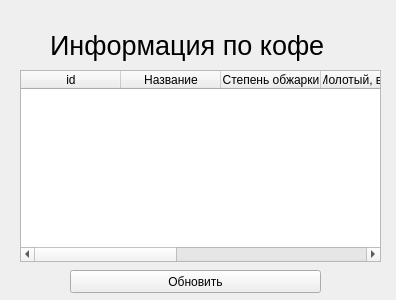
<?xml version="1.0" encoding="UTF-8"?>
<ui version="4.0">
 <class>Form</class>
 <widget class="QWidget" name="Form">
  <property name="geometry">
   <rect>
    <x>0</x>
    <y>0</y>
    <width>396</width>
    <height>300</height>
   </rect>
  </property>
  <property name="windowTitle">
   <string>Form</string>
  </property>
  <widget class="QPushButton" name="pushButton">
   <property name="geometry">
    <rect>
     <x>70</x>
     <y>270</y>
     <width>251</width>
     <height>23</height>
    </rect>
   </property>
   <property name="text">
    <string>Обновить</string>
   </property>
  </widget>
  <widget class="QLabel" name="label">
   <property name="geometry">
    <rect>
     <x>50</x>
     <y>30</y>
     <width>331</width>
     <height>31</height>
    </rect>
   </property>
   <property name="font">
    <font>
     <pointsize>20</pointsize>
    </font>
   </property>
   <property name="text">
    <string>Информация по кофе</string>
   </property>
  </widget>
  <widget class="QTableWidget" name="tableWidget">
   <property name="geometry">
    <rect>
     <x>20</x>
     <y>70</y>
     <width>361</width>
     <height>192</height>
    </rect>
   </property>
   <column>
    <property name="text">
     <string>id</string>
    </property>
   </column>
   <column>
    <property name="text">
     <string>Название</string>
    </property>
   </column>
   <column>
    <property name="text">
     <string>Степень обжарки</string>
    </property>
   </column>
   <column>
    <property name="text">
     <string>Молотый, в зернах</string>
    </property>
   </column>
   <column>
    <property name="text">
     <string>Описание вкуса</string>
    </property>
   </column>
   <column>
    <property name="text">
     <string>Цена</string>
    </property>
   </column>
   <column>
    <property name="text">
     <string>Объём упаковки</string>
    </property>
   </column>
  </widget>
 </widget>
 <resources/>
 <connections/>
</ui>
